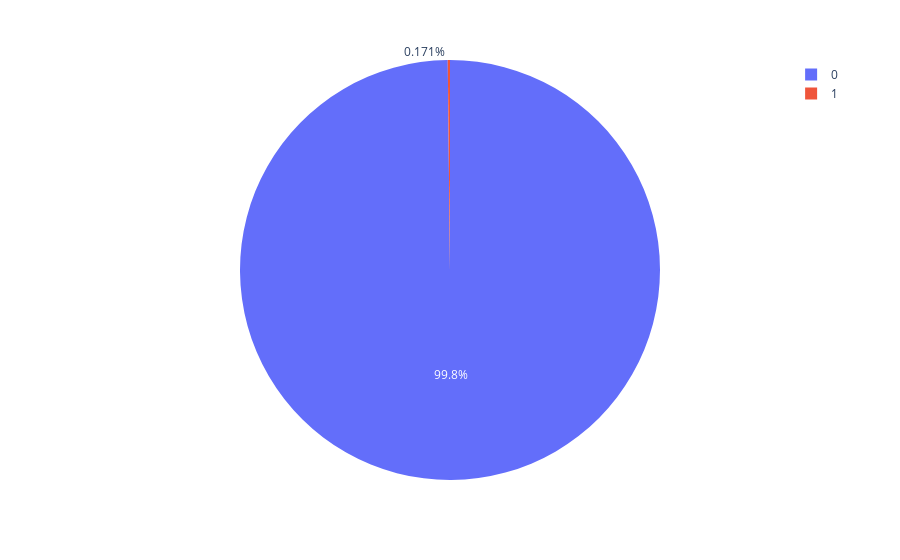

Source (notebook cell):
### Code cell
fig2 =px.pie(values=data ['Class'].value_counts(), names =[0,1])
fig2.show()

### Figure 1 — Plotly figure (JSON) as saved in the notebook; plotly's stock layout.template omitted (floating-point values rounded to 4 significant figures)
{"data": [{"domain": {"x": [0, 1], "y": [0, 1]}, "hovertemplate": "label=%{label}<br>value=%{value}<extra></extra>", "labels": [0, 1], "legendgroup": "", "name": "", "showlegend": true, "type": "pie", "values": [1166, 2]}], "layout": {"legend": {"tracegroupgap": 0}, "margin": {"t": 60}}}
